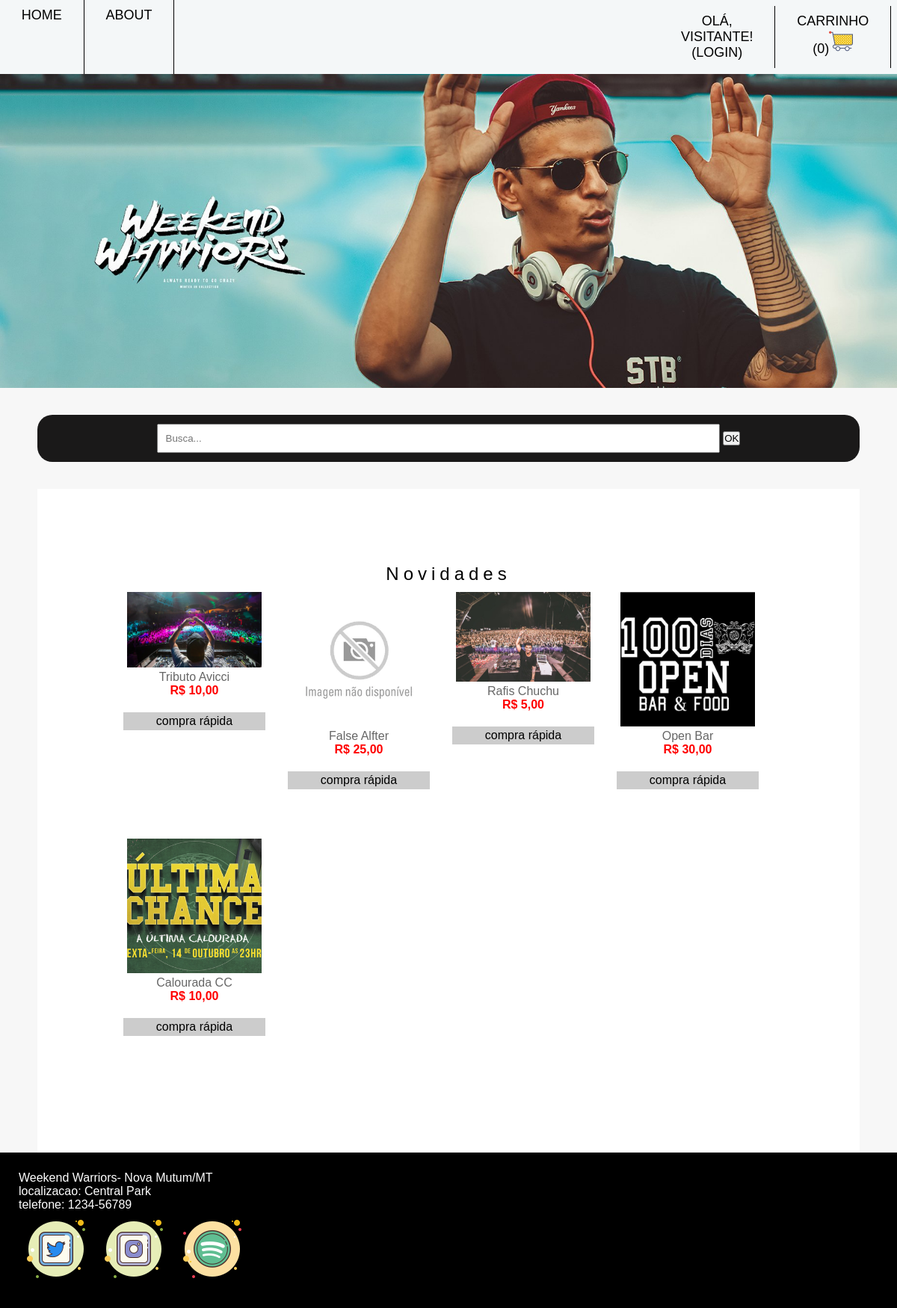
The page / on the database its author committed.
### tables this page shows
CREATE TABLE IF NOT EXISTS `evento` (
  `id` INTEGER AUTO_INCREMENT PRIMARY KEY,  
  `nome` VARCHAR(50) NOT NULL, 
  `idFabricante` INTEGER,  
  `imagem` VARCHAR(50), 
  `descricao` TEXT,
  `qtde` integer,
  `valor` real,
  FOREIGN KEY (idFabricante) REFERENCES fabricante(id) 
);

### classes/Evento.php (called while the page is built, shortened)
<?php
require_once "BD.php";
class Evento{
	private $conexao;
	function __construct(){
		$this->conexao = new BD();
	}
	function filtroNovidades() {
        $sql = "SELECT * FROM evento ORDER BY id desc limit 10";
		$result = $this->conexao->query($sql);
        return $result;
    }
}
?>

### classes/BD.php (called while the page is built, shortened)
<?php
class BD {
	private $host = "localhost";
	private $user = "root";
	private $password = "";
	private $database = "weekend";
	private $conexao;
	function __construct(){
		$this->conexao = new PDO("mysql:host=".$this->host.";dbname=" . $this->database, $this->user, $this->password);
	}
	function query($sql){
		return $this->conexao->query($sql);
	}
}
?>

### includes/functions.php (called while the page is built)
<?php
function mostraImagem($nomeArquivo){
	if($nomeArquivo =='')
		return "default.jpg";
	else
		return $nomeArquivo;
}
function formataPreco($valor){
	return "R$ ".str_replace(".", ",", number_format($valor, 2));
}
?>

### views/listaEventos.php (the view)
<h2><?=$titulo?></h2>
<div class="lista-produtos">
    <?php
    if(empty($listas)) {
        echo "<p>Nenhum produto encontrado</p>";
    }
    else {
        foreach($listas as $v => $lista){
        ?>
        <div class="produto">
            <a href="evento.php?id=<?=$lista['id'];?>">
                <figure>
                    <img src="Img/vintage/<?=mostraImagem($lista['imagem']);?>" alt="<?=$lista['nome'];?>">
                    <figcaption><?=$lista['nome'];?>
                    <br>
                    <span class="precoFinal">
                        <?=formataPreco($lista['valor']);?>
                    </span>
                    </figcaption>
                </figure>
            </a>
            <p class="rapida">compra rápida</p>
        </div>
        <?php
        }
    }
    ?>

### includes/cabecalho.php (shortened to what this page needs)
<!DOCTYPE html>
<html lang="pt-br">
<head>
    <link rel="stylesheet" href="css/style.css">
</head>
<body>
    <header class="main-header">
        <nav class="front-nav">
            <ul class="nav-ul">
                <div class="right-element">
                    <li><a href="index.php">Home</a></li>
                    <li><a href="about.php">About</a></li>
                </div>
                <div class="left-element">
                    <div class="left-element">
                        <?php
                        if (isset($_SESSION['nome'])) { ?><li>
                            <span id="login">Olá, <?= $_SESSION['nome']; ?>
                                (<a href="sair.php">sair</a>)</span></li>
                        <?php
                        } else { ?>
                            <li><span id="login">Olá, visitante! (<a href="login.php">login</a>)</span></li>
                        <?php
                        }
                        ?><br>
                        <li><span id="carrinho"><a href="carrinho.php">carrinho <span id="numItensCarrinho">(<?= isset($_SESSION['carrinho']) ? count($_SESSION['carrinho']) : "0"; ?>)</span><img src="Img/cart.png" width="32" alt="carrinho de compras"></a></span></li>
                    </div>
                </div>
            </ul>
        </nav>
        <div class="first-container">
        </div>
    </header>

### index.php (shortened to what this page needs)
<?php include "includes/cabecalho.php"; ?>
<section>
    <div class="container">
        <br><br>
        <section class="busca">
            <form>
                <input type="search" placeholder="Busca..." name="busca">
                <button>OK</button>
            </form>
        </section>
        <br> <br>
        <div class="content2">
            <section class="col-2">
                <?php
                    require_once "classes/Evento.php";
                    require_once "includes/functions.php";
                    $evento = new Evento();
                    if (isset($_GET['busca'])) {
                        $listas = $evento->filtroBusca($_GET['busca']);
                        $titulo =
                            "Resultado da busca por \"{$_GET['busca']}\" ";
                    } else {
                        $listas = $evento->filtroNovidades();
                        $titulo = "Novidades";
                    }
                    require_once "views/listaEventos.php";
                ?>
            </section>
        </div>
    </div>
</section>
<?php include "includes/rodape.php"; ?>

### includes/rodape.php
    <footer>
            <p>Weekend Warriors- Nova Mutum/MT<br> localizacao: Central Park<br> telefone: 1234-56789</p>
            <ul class="social">
                <a href="http://instagram.com/mazarafa7" target="_blank" rel="noreferrer"><img src="Img/twitter.png" title="Twitter"></a>
                <a href="http://instagram.com/mazarafa7" target="_blank" rel="noreferrer"><img src="Img/instagram.png" title="Instagram"></a>
                <a href="http://instagram.com/mazarafa7" target="_blank" rel="noreferrer"><img src="Img/spotify.png" title="Spotify"></a>
            </ul>
        </footer>
</body>
</html>

### css/style.css (style rules this page uses)
* { margin: 0; padding: 0; }
body { font-family: "Work Sans", sans-serif; box-sizing: border-box; background-color: #F7F7F7; }
h1, h2, h3 { font-weight: lighter; letter-spacing: 6px; color: black; }
a { text-decoration: none; }
section.busca { border-radius: 20px; background-color: #1A1919; padding: 12px; text-align: center; }
.busca input[type=search] { width: 70%; padding: 10px; }
nav.front-nav { background: #f4f7f8; text-transform: uppercase; }
nav ul { font-size: 12px; }
nav ul.nav-ul { display: grid; grid-template-columns: repeat(4, 1fr); grid-template-areas: 'd1 d1 d1 d2'; }
.nav-ul li { list-style: none; padding: 10px 1.8rem; padding-top: ; border-right: 1px solid; border-color: black; text-align: center; font-size: 1.5em; }
.nav-ul li a { text-decoration: none; color: black; border }
.nav-ul .right-element { grid-area: d1; display: flex; align-content: flex-end; }
.nav-ul .left-element { display: flex; align-content: flex-end; margin-left: 200px; color: black; padding: 4px; }
.first-container { width: 100%; height: 420px; color: #ccc; justify-content: center; align-content: center; background-image: url('../Img/vintage/banner_vintage.jpeg'); background-position: center; background-repeat: no-repeat; background-size: cover; -ms-align-items: center; align-items: center; text-align: center; }
.col-2 { color: black; padding: 100px; text-align: center; }
.container { max-width: 1100px; margin: auto; }
.content2 { display: flex; color: #4e4e4e; background-color: #fff; -webkit-box-shadow: var(--creating-shadow); box-shadow: var(--creating-shadow); }
footer p { text-align: left; color: black; }
header, footer { background-color: white; color: #ffffff; position: relative; }
div.lista-produtos { display: flex; flex-direction: row; flex-wrap: wrap; justify-content: flex-start; }
div.produto { width: 200px; height: 310px; margin: 10px; background-color: white; text-align: center; }
div.produto .rapida { margin: 20px 5px; padding: 3px; background-color: #ccc; cursor: pointer; }
div.produto figure { margin: 0; }
div.produto a { color: #666; }
div.produto .precoFinal { font-weight: bold; color: red; }
div.produto img { width: 180px; transition: 0.5s; }
footer { padding: 25px; display: flex; flex-direction: column; background: black; }
footer p { color: white; float: left; }
.social { padding: 0; }

### rows shown on the page
evento: imagem (picture), nome "Tributo Avicci", valor "R$ 10,00"
evento: shows a picture, nome "False Alfter", valor "R$ 25,00"
evento: imagem (picture), nome "Rafis Chuchu", valor "R$ 5,00"
evento: imagem (picture), nome "Open Bar", valor "R$ 30,00"
evento: imagem (picture), nome "Calourada CC", valor "R$ 10,00"

### other values the page prints
$titulo "Novidades"
